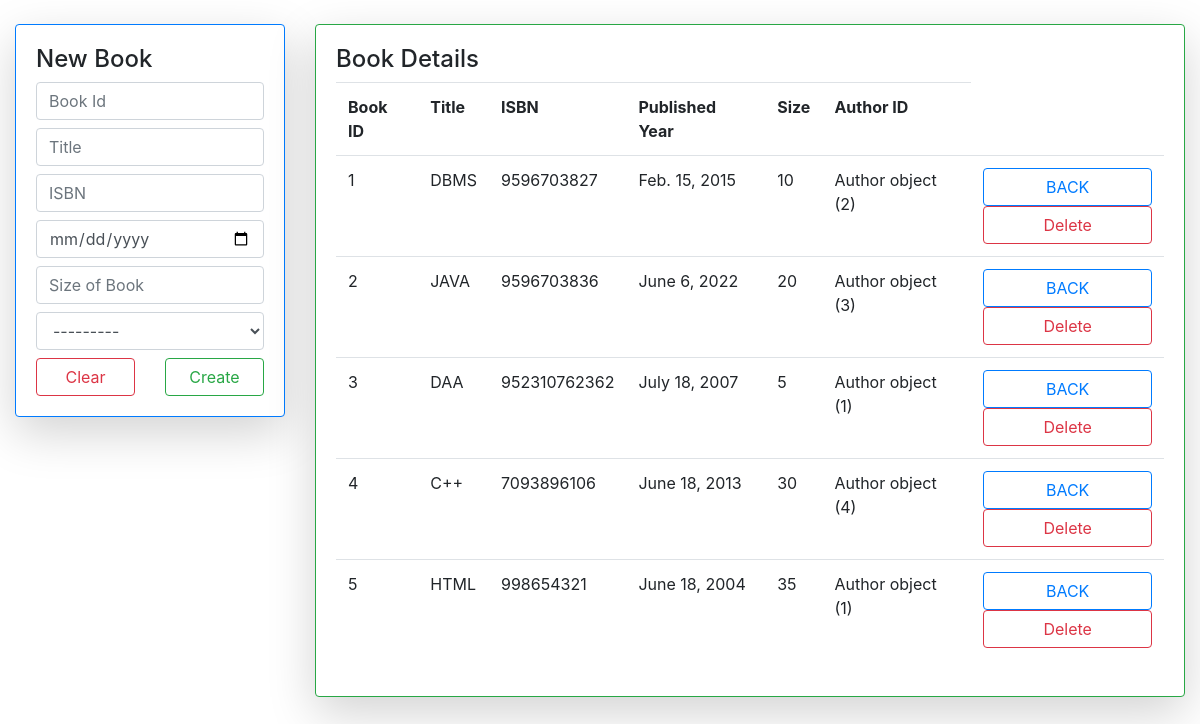
/book/, run on the app's committed database.
### library/models.py (models this page shows)
class Author(models.Model):
	authorid=models.IntegerField(primary_key=True)
	authorname=models.CharField(max_length=100)

class Book(models.Model):
	bookid=models.IntegerField(primary_key=True)
	title=models.CharField(max_length=300)
	isbn=models.CharField(max_length=20)
	year=models.DateField(null=True)
	size=models.IntegerField()
	authorid=models.ForeignKey(Author,on_delete=models.CASCADE)

### library/views.py (the view)
# urls.py: path('book/',views.books,name="book"),
def books(request):
	d=Book.objects.all()
	if request.method=="POST":
		g=Bform(request.POST)
		if g.is_valid():
			g.save()
			return redirect('book')
	g=Bform()
	return render(request,'tnr/books.html',{'k':g,'e':d})

### library/forms.py
class Bform(forms.ModelForm):
	class Meta:
		model=Book
		fields=["bookid","title","isbn","year","size","authorid"]
		widgets={
		"bookid":forms.NumberInput(
			attrs={"class":"form-control my-2","placeholder":"Book Id"
			}),
		"title":forms.TextInput(
			attrs={"class":"form-control my-2","placeholder":"Title"
			}),
		"isbn":forms.TextInput(
			attrs={"class":"form-control my-2","placeholder":"ISBN"
			}),
		"year":forms.DateInput(
			attrs={"class":"form-control my-2","type":"Date","placeholder":"Published Year"
			}),
		"size":forms.NumberInput(
			attrs={"class":"form-control my-2","placeholder":"Size of Book"
			}),
		"authorid":forms.Select(
			attrs={"class":"form-control my-2","placeholder":"Author Id"
			})
		}

### library/templates/tnr/books.html (shortened to what this page needs)
{% load static %}
<!DOCTYPE html>
<html>
<head>
	<link rel="stylesheet" type="text/css" href="{% static 'css/bootstrap.min.css' %}">
</head>
<body>
	<div class="container-fluid mt-4">
		<div class="row">
			<div class="col-md-3">
				<div class="card shadow-lg boder border-primary">
					<div class="card-body">
						<h4>New Book</h4>
						<form method="post">
							{% for i in k %}
								{{i}}
							{% endfor %}
							<div class="row">
								<div class="col">
									<input type="reset" value="Clear" class="btn btn-outline-danger form-control">
								</div>
								<div class="col">
									<input type="submit" value="Create" class="btn btn-outline-success form-control">
								</div>
							</div>
						</form>
					</div>
				</div>
			</div>
			<div class="col">
				<div class="card shadow-lg border border-success">
					<div class="card-body">
						<h4>Book Details</h4>
						<table class="table">
							<tr>
								<th>Book ID</th>
								<th>Title</th>
								<th>ISBN</th>
								<th>Published Year</th>
								<th>Size</th>
								<th>Author ID</th>
							</tr>
							{% for i in e %}
							<tr>
								<td>{{forloop.counter}}</td>
								<td>{{i.title}}</td>
								<td>{{i.isbn}}</td>
								<td>{{i.year}}</td>
								<td>{{i.size}}</td>
								<td>{{i.authorid}}</td>
								<td>
									<div class="row">
										<div class="col">
											<a href="{% url 'home' %}" class="btn btn-outline-primary form-control">BACK</a>
										</div>
										<div class="col">
											<a href="{% url 'bookdel' i.bookid %}" class="btn btn-outline-danger form-control">Delete</a>
										</div>
									</div>
								</td>
							</tr>
							{% endfor %}
						</table>
					</div>
				</div>
			</div>
		</div>
	</div>
</body>
</html>

### data on the page
Author: k "---------"
Book: title "DBMS", isbn "9596703827", year "Feb. 15, 2015", size "10", authorid "Author object (2)"
Book: title "JAVA", isbn "9596703836", year "June 6, 2022", size "20", authorid "Author object (3)"
Book: title "DAA", isbn "952310762362", year "July 18, 2007", size "5", authorid "Author object (1)"
Book: title "C++", isbn "7093896106", year "June 18, 2013", size "30", authorid "Author object (4)"
Book: title "HTML", isbn "998654321", year "June 18, 2004", size "35", authorid "Author object (1)"
